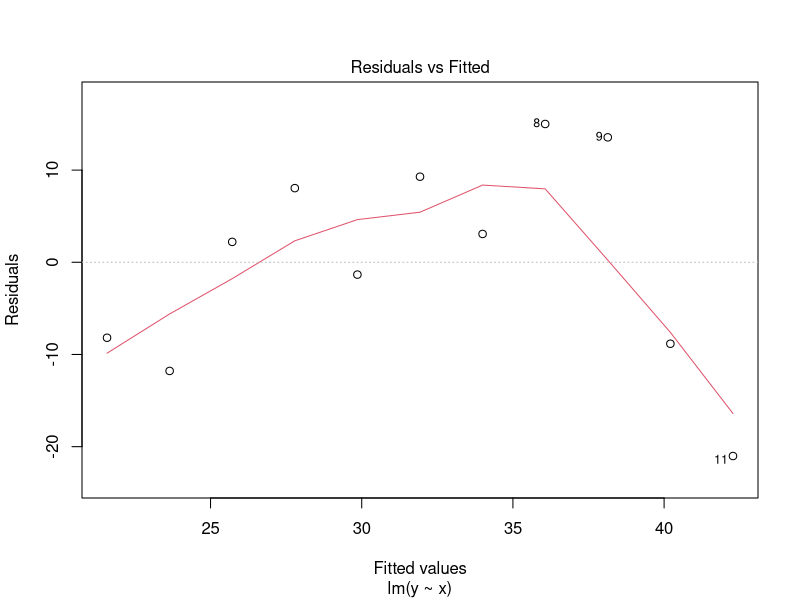
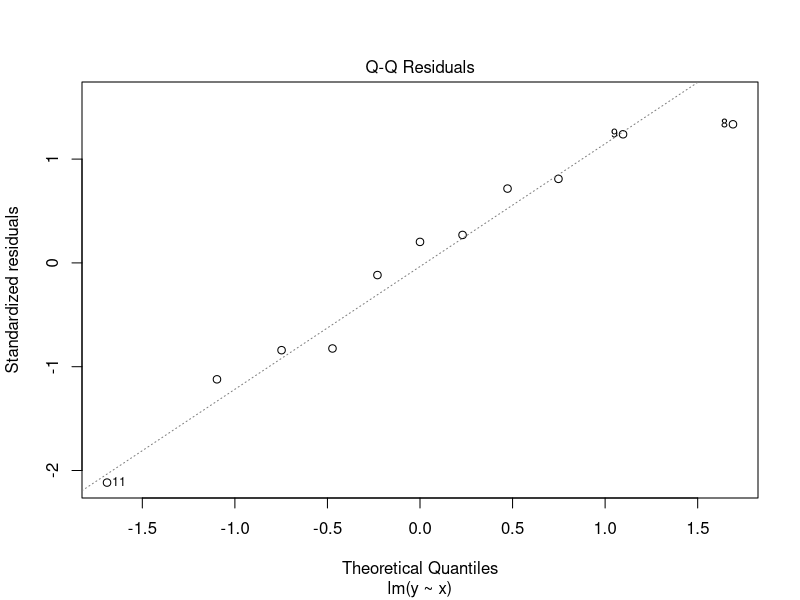
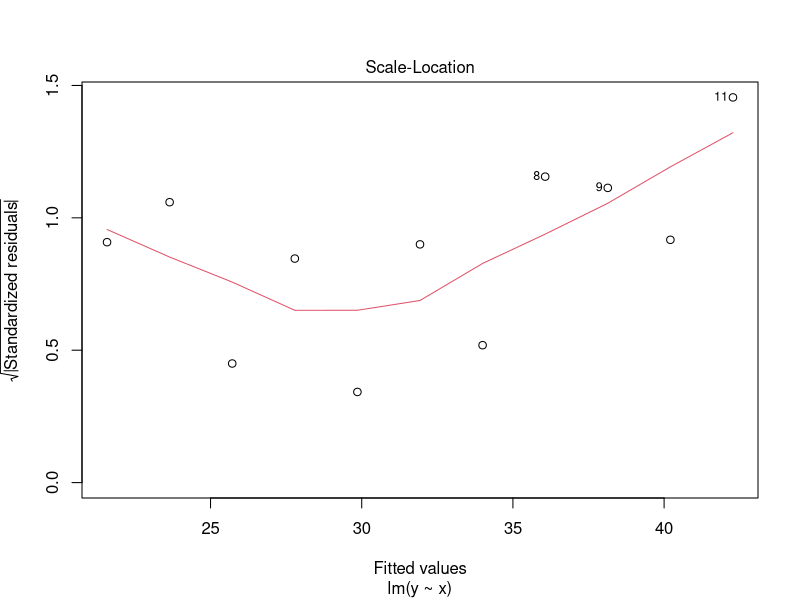
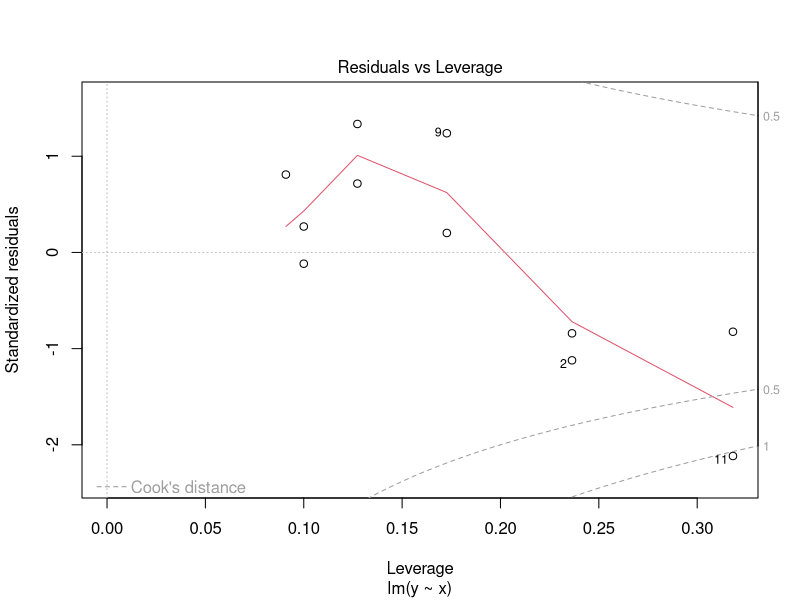
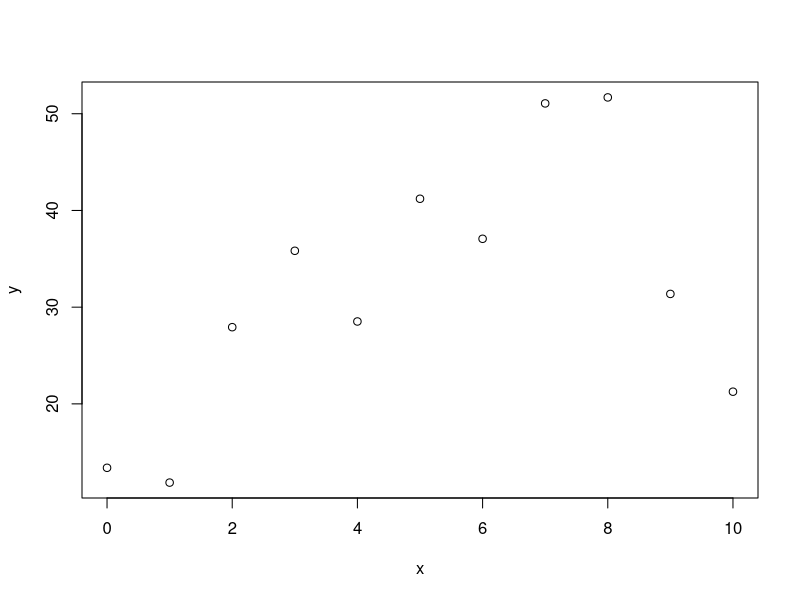
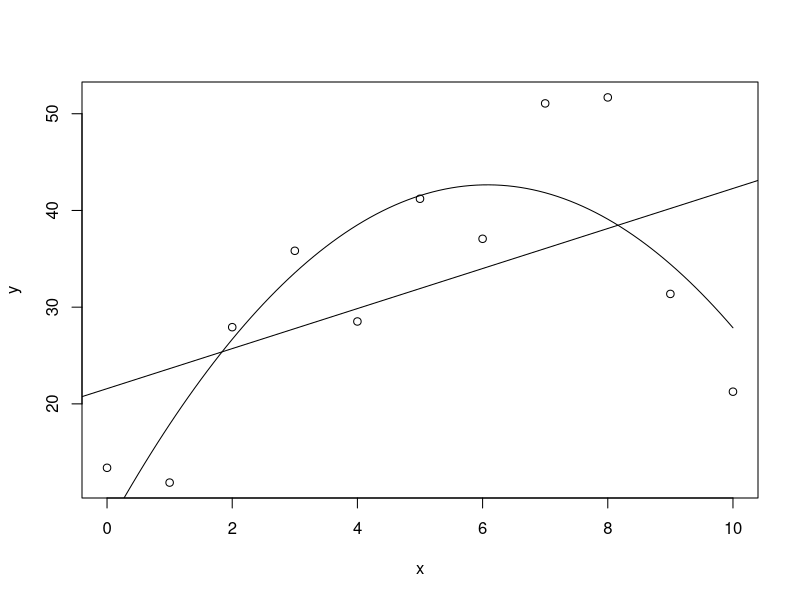
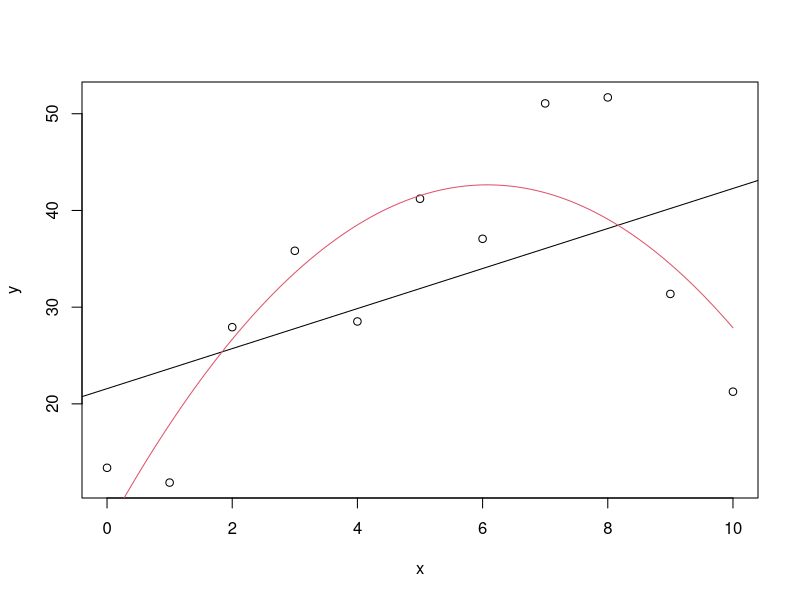

Write R code to recreate these figures, in order.
## ---- chunk 1
purify = data.frame(x = 0:10, y=c(13.39,11.86,27.93,35.83,28.52,41.21,37.07,51.07,51.69,31.37,21.26))
## ---- chunk 2
fit = lm(y ~ x, purify)
summary(fit)
## ---- chunk 3
plot(fit)
## ---- chunk 4
plot(purify)
## ---- chunk 5
fit2 = lm(y ~ x + I(x^2), purify)
summary(fit2)
## ---- chunk 6
x = seq(0,10, by=.1)
x

plot(purify)
abline(fit)
lines(x, 7.1664 + 11.6772*x -0.9607 * x^2)
## ---- chunk 7
plot(purify)
abline(fit)
lines(x, predict(fit2, data.frame(x=x)), col=2)
## ---- chunk 8
b = coef(fit2)
b
-b[2]/(2*b[3])
